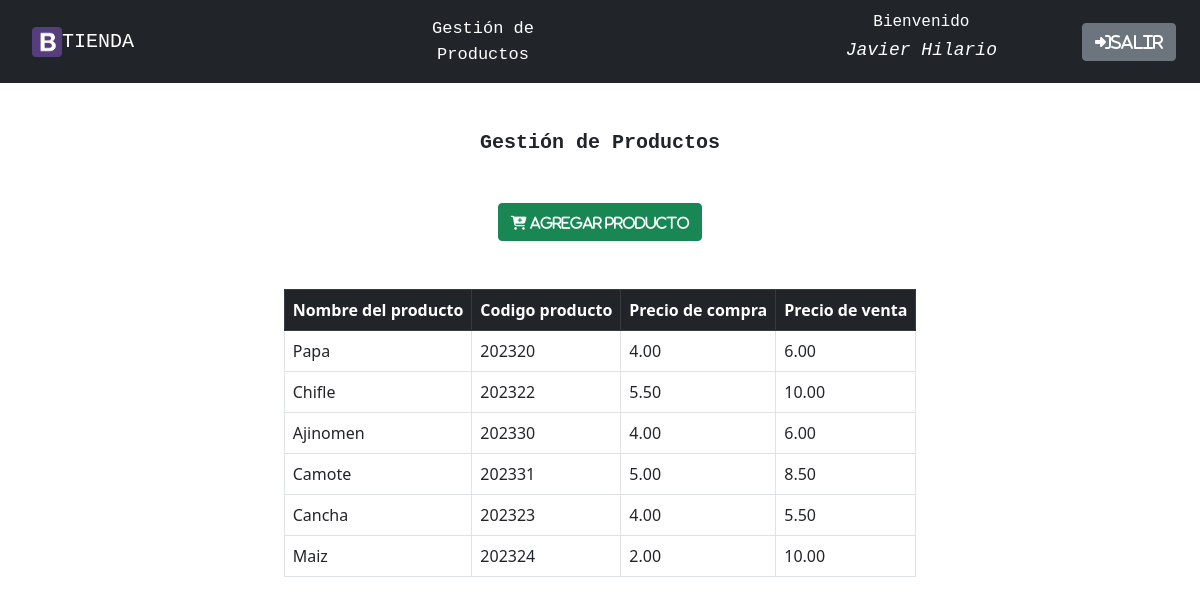
Page /gestionProductos/2 (signed in) on the committed database.
### gestion_tienda/models.py (models this page shows)
class producto(models.Model):
    User = models.ForeignKey(User,on_delete=models.CASCADE)
    Nombre_del_producto = models.CharField(max_length = 32)
    Codigo = models.CharField(max_length = 32)
    Precio_de_compra = MoneyField(decimal_places=2,default=0,default_currency='PEN',max_digits=8)
    Precio_de_venta= MoneyField(decimal_places=2,default=0,default_currency='PEN',max_digits=8)

### gestion_tienda/views.py (the view, shortened to what this page needs)
# urls.py: path('gestionProductos/<str:ind>', views.gestionProductos, name='gestionProductos'),
@login_required(login_url = 'http://127.0.0.1:8000')
def gestionProductos(request, ind):
    usuarioInformacion = User.objects.get(id=ind)
    productosTotales = producto.objects.all()
    return render(request, 'gestionProductos.html',{
        'usuarioInformacion' : usuarioInformacion,
        'productosTotales' : productosTotales
    })

### gestion_tienda/templates/gestionProductos.html (shortened to what this page needs)
{% load static %}
<!DOCTYPE html>
<html>
    <head>
        <link   href="https://cdn.jsdelivr.net/npm/bootstrap@5.0.2/dist/css/bootstrap.min.css"
                rel="stylesheet"
>
        <link   rel="stylesheet"
                href="https://cdnjs.cloudflare.com/ajax/libs/font-awesome/6.4.0/css/all.min.css"
/>
    </head>
    <body>
        <nav class="navbar navbar-light bg-dark text-center">
            <div class="d-flex row align-items-center w-100">
                <div class="col-8">
                    <div class="row">
                        <div class="col-3 d-flex justify-content-start align-items-center">
                            <a  class="navbar-brand text-white p-2 ms-4 me-2"
                            style="font-family: monospace, monospace;"
                            href="/consolaUsuario">
                                <img    src="{% static 'Bootstraplogo.png' %}"
                                        width="30"
                                        height="30"
                                        class="d-inline-block align-top"
                                        alt="">TIENDA
                            </a>
                        </div>
                        <div class="col-3 d-flex justify-content-start">
                        </div>
                        <div class="col-3 d-flex justify-content-start">
                            {% if user.id %}
                            <a  class="navbar-brand p-2 ms-4 me-4"
                                style="font-family: monospace, monospace;
                                    color: white;
                                    font-size: 17px;"
                                onMouseOver="this.style.color='gray'"
                                onMouseOut="this.style.color='white'"
                                href="{% url 'gestion_tienda:gestionProductos' user.id %}">Gestión de<br/>Productos</a>
                            {% endif%}
                        </div>
                    </div>
                </div>
                <div    class="col-4">
                    <div    class="row">
                        <div    class="col-8 text-white"
                                style="font-family: monospace, monospace;">
                            <div    class="row">
                                <h5 style="font-size: 16px;">Bienvenido</h5>
                            </div>
                            <div    class="row fst-italic">
                                <h5 style="font-size: 18px;">{{ user.first_name}} {{ user.last_name}}</h5>
                            </div>
                        </div>
                        <div    class="col-4 d-flex align-items-center justify-content-end">
                            <a  class="btn btn-secondary" href="{% url 'gestion_tienda:cerrarSesion' %}">
                                <i  class="fa-solid fa-right-to-bracket">Salir</i>
                            </a>
                        </div>
                    </div>
                </div>
            </div>
        </nav>
        <div    class="mt-5 text-center"
                style="font-family: monospace, monospace;">
            <h5 style="font-size: 20px;
                font-weight: 800;">Gestión de Productos</h5>
        </div>
        <div class="mt-5 text-center">
            <button class="btn btn-success"
                    data-bs-toggle="modal"
                    data-bs-target="#nuevoProducto"
                    href="#">
                <i  class="fa-solid fa-cart-plus"
                    style="font-size: 14px;"> Agregar Producto</i>
            </button>
        </div>
        <div class="mt-5 container d-flex justify-content-center">
            <div class="row justify-content-center">
                <div class="col-12">
                    <table class="table table-bordered">
                        <thead class="table-dark p-4">
                            <th>Nombre del producto</th>
                            <th>Codigo producto</th>
                            <th>Precio de compra</th>
                            <th>Precio de venta</th>
                        </thead>
                        <tbody>
                            {% for producto in productosTotales %}
                            <tr>
                                <td>{{producto.Nombre_del_producto}}</td>
                                <td>{{producto.Codigo}}</td>
                                <td>{{producto.Precio_de_compra}}</td>
                                <td>{{producto.Precio_de_venta}}</td>
                            </tr>
                            {% endfor %}
                        </tbody>
                    </table>
                </div>
            </div>
        </div>
    </body>
</html>

### rows in the picture
producto: Nombre_del_producto "Papa", Codigo "202320", Precio_de_compra "4.00", Precio_de_venta "6.00"
producto: Nombre_del_producto "Chifle", Codigo "202322", Precio_de_compra "5.50", Precio_de_venta "10.00"
producto: Nombre_del_producto "Ajinomen", Codigo "202330", Precio_de_compra "4.00", Precio_de_venta "6.00"
producto: Nombre_del_producto "Camote", Codigo "202331", Precio_de_compra "5.00", Precio_de_venta "8.50"
producto: Nombre_del_producto "Cancha", Codigo "202323", Precio_de_compra "4.00", Precio_de_venta "5.50"
producto: Nombre_del_producto "Maiz", Codigo "202324", Precio_de_compra "2.00", Precio_de_venta "10.00"

### other values in the picture
{{ user.first_name }} "Javier"
{{ user.last_name }} "Hilario"
